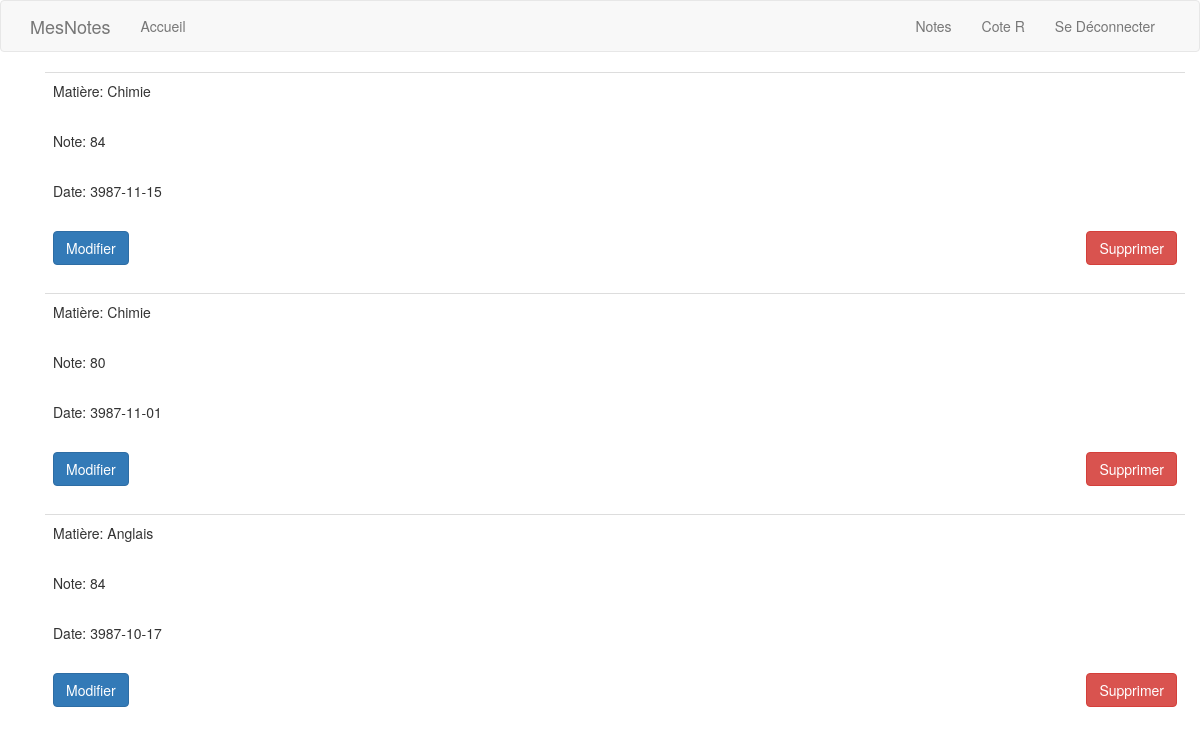
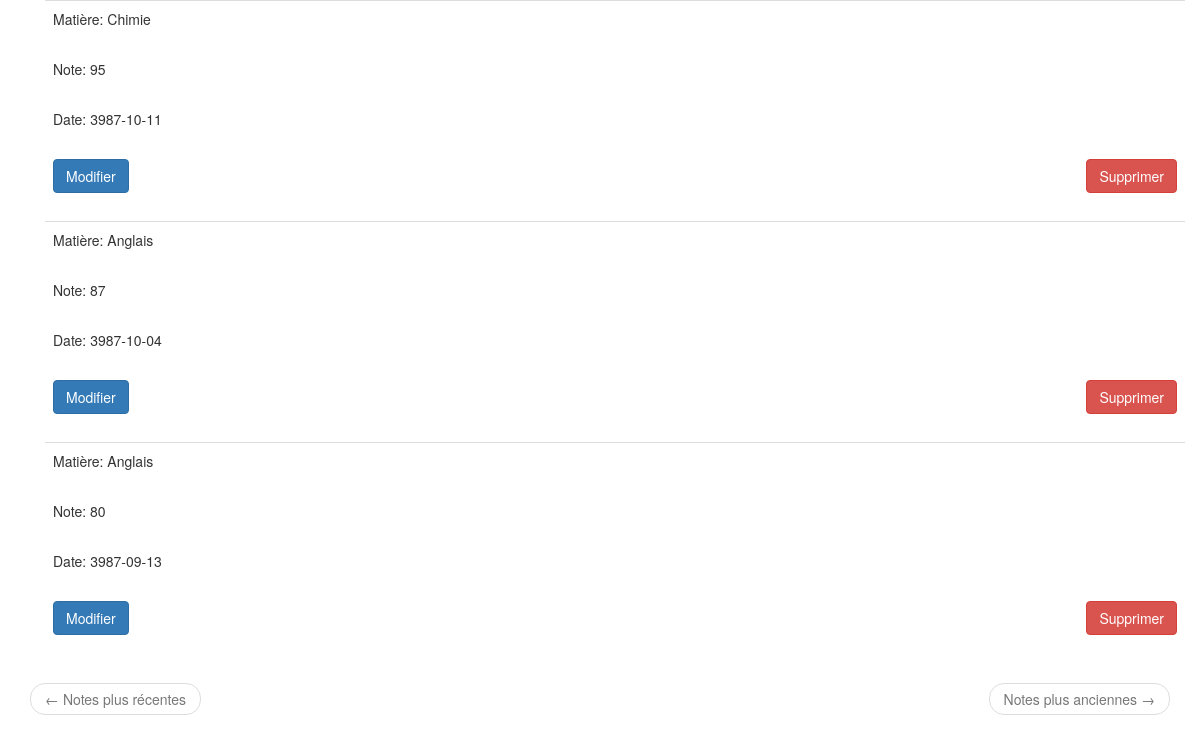
/notes (signed in), run on an earlier commit of the app's database (2 pictures, top to bottom).
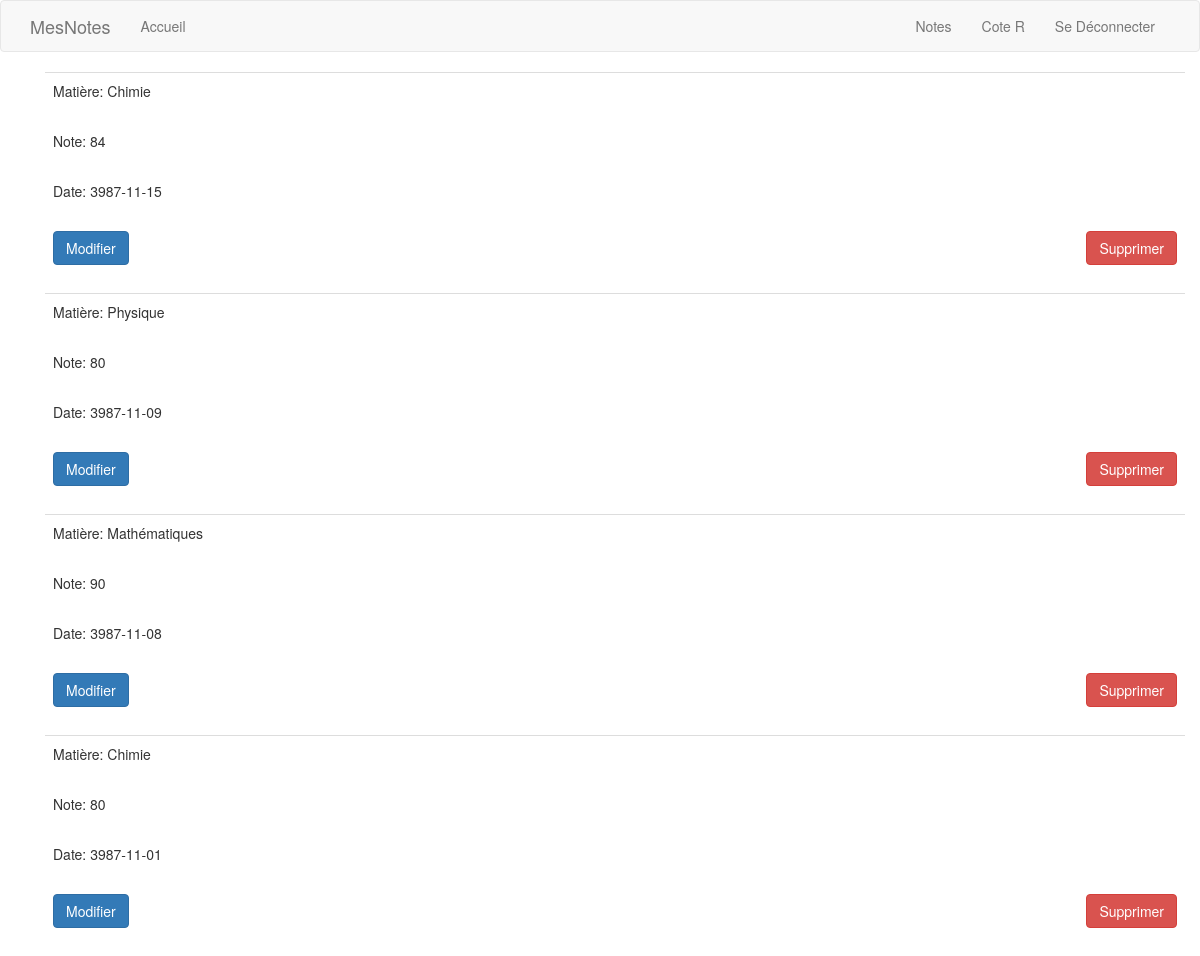
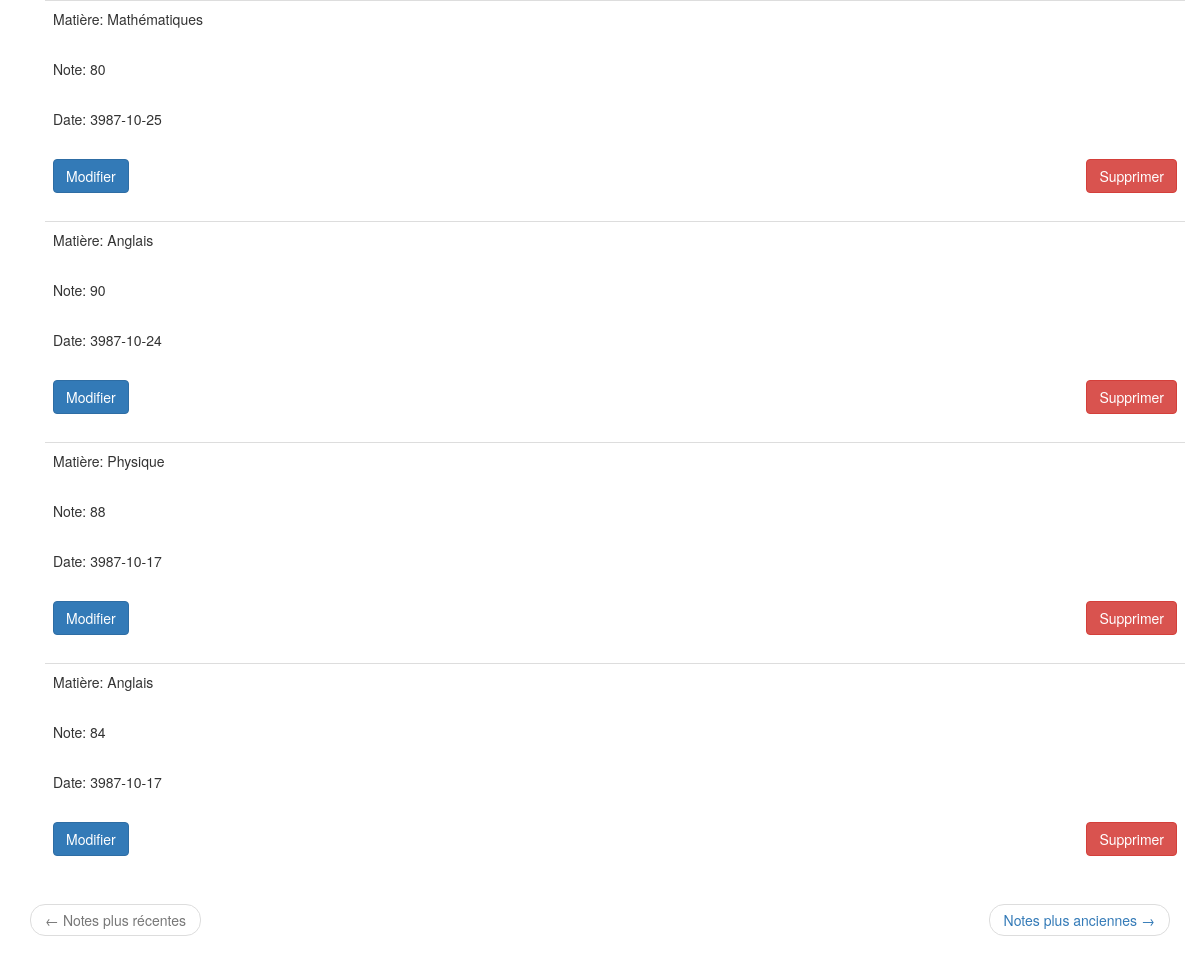
And on a later commit of the database (2 pictures, top to bottom).
### app/models.py (models this page shows, shortened)
class Grade(db.Model):
    id = db.Column(db.Integer, primary_key=True)
    mark = db.Column(db.Float, index=True)
    timestamp = db.Column(db.Integer, index=True, default=datetime.utcnow)
    normal_timestamp = db.Column(db.String(), index=True)
    subject = db.Column(db.String(), index=True)
    user_id = db.Column(db.Integer, db.ForeignKey('user.id'))
    def set_normal_timestamp(self, date):
        date_object = num2date(date)
        self.normal_timestamp = date_object.strftime('%Y-%m-%d')

### app/routes.py (the view)
@login_required
@app.route('/notes', methods=['GET', 'POST'])
def notes():
    user = User.query.filter_by(username=current_user.username).first()
    page = request.args.get('page', 1, type=int)
    grades = Grade.query.filter_by(user_id=user.id).order_by(Grade.timestamp.desc()).paginate(
             page, app.config['GRADES_PER_PAGE'], False)
    next_url = url_for('notes', page=grades.next_num) if grades.has_next else None
    prev_url = url_for('notes', page=grades.prev_num) if grades.has_prev else None
    for grade in grades.items:
        if grade.normal_timestamp == None:
            grade.set_normal_timestamp(grade.timestamp)
    return render_template('notes.html', title='Notes', grades=grades.items, next_url=next_url, prev_url=prev_url)

### app/models.py (called while the page is built)
@login.user_loader
def user_loader(id):
    return User.query.get(int(id))

### app/templates/notes.html
{% extends "base.html" %}
{% import "bootstrap/wtf.html" as wtf %}
{% block app_content %}
    <div class="container">
        {% for grade in grades %}
            {% include "_note.html" %}
        {% endfor %}
    </div>
    <nav aria-label='...'>
        <ul class="pager">
            <li class="previous {% if not prev_url %} disabled {% endif %}">
                <a href="{{ prev_url or '#' }}">
                    <span aria-hidden="true">&larr;</span> Notes plus récentes
                </a>
            </li>
            <li class="next {% if not next_url %} disabled {% endif %}">
                <a href="{{ next_url or '#' }}">
                    Notes plus anciennes <span aria-hidden="true">&rarr;</span>
                </a>
            </li>
        </ul>
    </nav>
{% endblock %}

### app/templates/_note.html (shortened to what this page needs)
<table class="table table-hover">
    <tr>
        <td>
            <p>Matière: {{ grade.subject }}</p>
            <br>
            <p>Note: {{ grade.mark }}</p>
            <br>
            <p>Date: {{ grade.normal_timestamp }}</p>
            <br>
            <form action="{{ url_for('delete_grade', grade_id=grade.id) }}" method="post">
                <button type="submit" class="btn btn-danger pull-right">Supprimer</button>
            </form>
            <button type="button" class="btn btn-primary" data-toggle="modal" data-target="#edit-grade-modal-{{ grade.id }}">Modifier</button>
        </td>
    </tr>
</table>

What changed in the data, as far as the page shows it:
no longer on this page (row unchanged): Grade: subject "Chimie", mark "95", normal_timestamp "3987-10-11"
no longer on this page (row unchanged): Grade: subject "Anglais", mark "87", normal_timestamp "3987-10-04"
no longer on this page (row unchanged): Grade: subject "Anglais", mark "80", normal_timestamp "3987-09-13"
added Grade: subject "Physique", mark "80", normal_timestamp "3987-11-09"
added Grade: subject "Mathématiques", mark "90", normal_timestamp "3987-11-08"
added Grade: subject "Mathématiques", mark "80", normal_timestamp "3987-10-25"
added Grade: subject "Anglais", mark "90", normal_timestamp "3987-10-24"
added Grade: subject "Physique", mark "88", normal_timestamp "3987-10-17"
